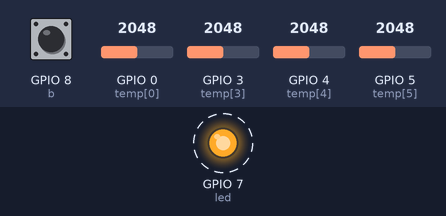
The program below on a simulated ESP32 board running MicroPython. On the bench: output pins drawn as LEDs (lit = HIGH). Dashed ring = blinking. The test bench sets the inputs (shaded band); at power-on: GPIO 0 (temp[0]) = 2048, GPIO 3 (temp[3]) = 2048, GPIO 4 (temp[4]) = 2048, GPIO 5 (temp[5]) = 2048, GPIO 8 (b) HIGH (analog values on the 0–4095 scale). WiFi joins after 1.5 s; the clock reads 2024-03-15 10:24:30 at power-on unless the program sets it; what the program prints to the serial console is not drawn.

Above: at 0.15 s.
Timing chart, 0 to 3.0 s (numbered marks = the images above):
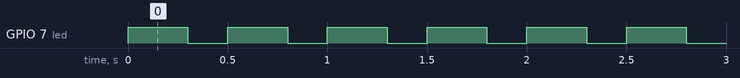

The program:

lask-boot.py
```python
#OpenMuscle - OpenHand V1.0.0
# 4 Finger Target Value Acquirer

import machine
import time
import network
import socket


led = machine.Pin(7,machine.Pin.OUT)

# DON"T ASSIGN PIN 7 TO BUTTON!!! see line above
b = machine.Pin(8,machine.Pin.IN,machine.Pin.PULL_UP)

def blink(x):
  for _ in range(x):
    led.value(1)
    time.sleep(.3)
    led.value(0)
    time.sleep(.2)

blink(7)

# defin ADCs and make loud
zero = [0,0,0,0]
max = [0,0,0,0]
hall = []

# Pin 2 shorted so moved to 0 skip 1 & 2
for i in range(0,6):
  if i != 1 and i != 2:
    temp = machine.ADC(machine.Pin(i))
    #important to read the value properly
    temp.atten(machine.ADC.ATTN_11DB)
    hall.append(temp)
    print(i,temp.read())

def callibrate(vals,hall=hall):
  for i,x in enumerate(hall):
    vals[i] = x.read()
    print(i,x,vals[i])
  return(vals)

def read_all(hall=hall):
  for i,x in enumerate(hall):
    print(i,x,x.read())


zero = callibrate(zero)
print(zero)

print('Running loop')
for i in range(3):
  print('-------')
  read_all()
  time.sleep(1)


################
def initNETWORK():
  #need optional backup UDP repl if can't connect
  #primary and secondary networks
  #if primary then try secondary dev wifi access point
  wlan = network.WLAN(network.STA_IF)
  wlan.active(False)
  wlan.active(True)
  wlan.config(txpower=8.5)
  time.sleep(2)
  print('connecting to wifi now')
  wlan.connect('OpenMuscle','3141592653')
  while not wlan.isconnected():
    pass
  print('assinging port and bind')
  port = 3145
  print('network config: ',wlan.ifconfig())
  print('network connected[Y]')
  s = socket.socket(socket.AF_INET,socket.SOCK_DGRAM)
  return(s,wlan)
#s.bind(('192.168.103.203',port))

s,wlan = initNETWORK()

#Version 5.3.0 miswired second two elements on hardware 0-11
# 0-5 top circular band on hexigon 1 per cell
# 6-11 bottom circular band on hexigon 1 per cell
cells = [hall[3],hall[2],hall[1],hall[0]]

#inital hall sensor ADC calibration
# grabs first few inputs and reduces the value

def calibrate(data):
  calib = []
  for x in data:
    calib.append(int(x))
  return calib

try:
  import ntptime
  ntptime.settime()
  time.localtime()
  print(time.localtime())
except:
  print('NTP Time [f]')
  print('failed to set NTP time')

#Gather send

#Declare temp var to write to text file

#packet length
plen = 10
#packet iterator
pi = 0
calib = [0,0,0,0]

#stop white loop for 10
time.sleep(10)


def mainloup(calib=calib,pi=pi,plen=plen,led=led,cells=cells,a=b):
  count = 0
  exit_bool = False
  button_thresh = 0
  while not exit_bool:
    if a.value() == 0:
      button_thresh += 1
    else:
      button_thresh += -1
    if button_thresh > 20:
      exit_bool = True
    elif button_thresh < 0:
      button_thresh = 0
    packet = {}
    data = []
    for i in range(len(cells)):
      data.append(cells[i].read()-calib[i])
    packet['id'] = '4-soma'
    packet['ticks'] = time.ticks_ms()
    packet['time'] = time.localtime()

    if pi == 0:
      print("No calibration just raw data")
      calib = calibrate(data)
      #print(calib)
    if pi >= 10:
      print(count,status)
      count += 1
      pi = 1
    else:
      pi += 1
    #Append the cycle with : deliminer delimeter
    packet['data'] = data
    raw_data = str(packet).encode('utf-8')
    try:
      #UDP recepient address
      #Work on dynamic setup protocol
      s.sendto(raw_data,('192.168.1.32',3145))
      status = str(packet)
    except:
      status = 'failed'

mainloup()
print('this is after mainloup()')
```

Measured:
- by itself, GPIO 7 (led): alternates HIGH for 0.30 s and LOW for 0.20 s, 14 changes in all, then stays LOW
